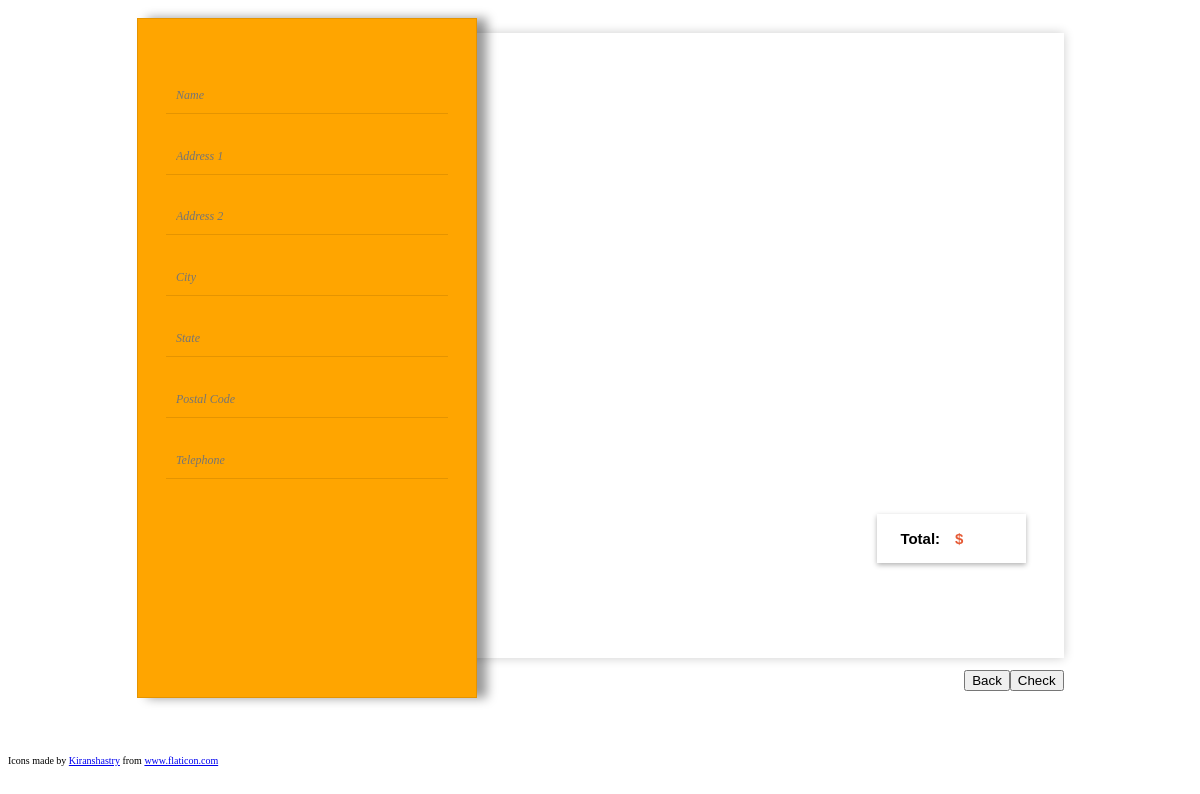
Before: /cart/ with the older database file.
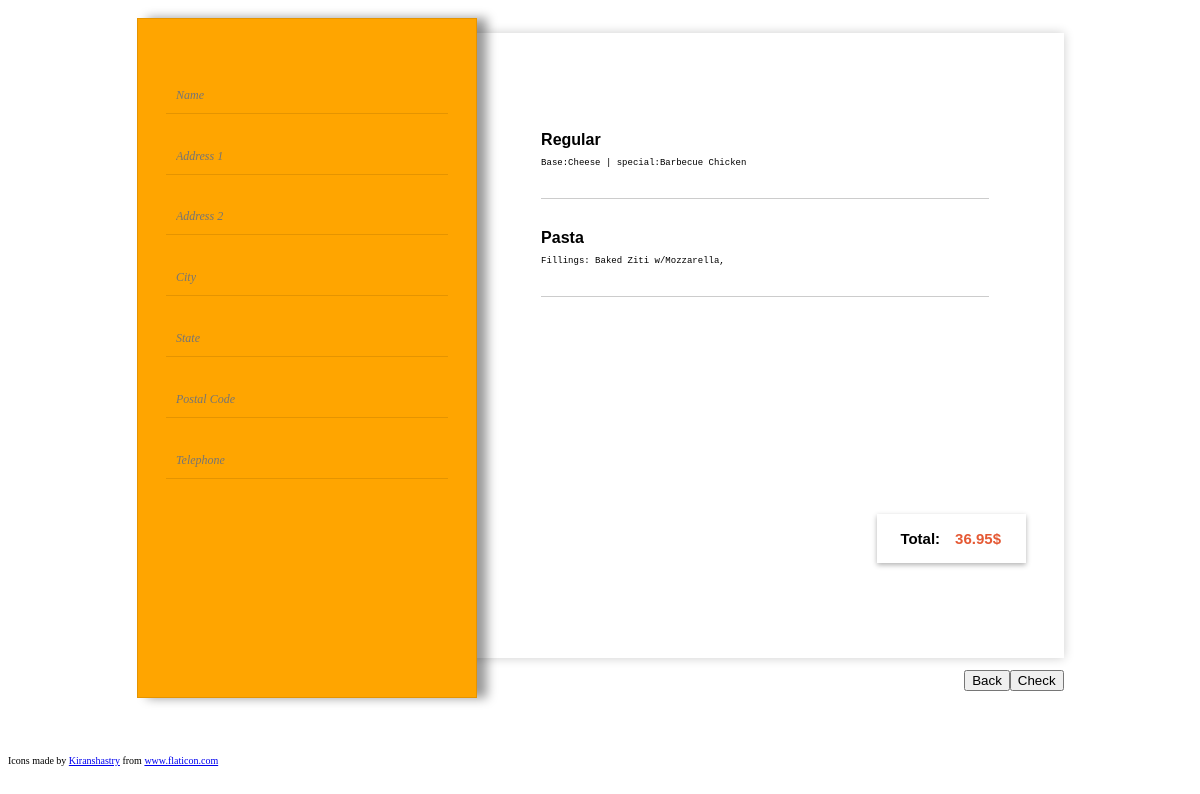
After: the same page with the newer database file.
### orders/models.py (models this page shows)
class Order(models.Model):
    Base = models.ForeignKey(Menu,on_delete=models.CASCADE,null=True,blank=True,related_name= "Base")
    item_1 = models.ForeignKey(Menu,on_delete=models.CASCADE,null=True,blank=True,related_name = "item_1")
    item_2 = models.ForeignKey(Menu,on_delete=models.CASCADE,null=True,blank=True,related_name = "item_2")
    item_3 = models.ForeignKey(Menu,on_delete=models.CASCADE,null=True,blank=True,related_name="item_3")
    Special = models.ForeignKey(Menu,on_delete=models.CASCADE,null=True,blank=True,related_name="special_item")
    Others = models.ManyToManyField(Menu)
    order_total = models.FloatField(default= 0.0)
    def __str__(self):
            if self.Base == None:
                result="Fillings:"
                for i in self.Others.all():
                    result +=" "+i.name+","
                return result
            else:
                string = "Base:{0} | Toppings:{1}, {2}, {3} | special:{4} |".format(self.Base,self.item_1,self.item_2,self.item_3,self.Special)
                print(string)
                clean_string = re.sub(r"[A-Za-z]+:[None | None,{3}]+","",string).strip()[: -1]
                clean_string = re.sub(r",\sNone","",clean_string).strip()
                return clean_string

class Menu(models.Model):
    food_choices = [('Toppings','Tops'), ('Subs','Subs'), ('Pasta','Pasta'), ('Salad','Salad'), ('Dinner','Dine'), ('Base','base')]
    menu_choices = [('Regular','Reg'),('Sicillian','Sic'),('Subs','subs'),('Pasta','pas'),('Salad','sal'),('Dinner','Dine')]
    name =models.CharField(max_length = 120)
    special = models.BooleanField(default = False)
    foodcategory = models.CharField(max_length = 25, choices=food_choices)
    menucategory = models.CharField(max_length = 25, choices=menu_choices)
    Price_small = models.FloatField(null=True, blank=True)
    Price_large = models.FloatField(null=True, blank=True)
    def __str__(self):
        return self.name

class Cart(models.Model):
    user = models.CharField(max_length= 32, unique=True)
    stuff = models.ManyToManyField(Order)
    order_status = models.BooleanField(default = False)
    Total = models.FloatField(default= 0.0)

### orders/views.py (the view)
# urls.py: path('cart/',views.Checkout_cart, name="cart"),
def Checkout_cart(request):
    context = {
    'cart': Cart.objects.all().filter(user=request.user, order_status = False).first()
    }
    return render(request,"orders/cart.html",context)

### orders/templates/orders/cart.html (shortened to what this page needs)
<!DOCTYPE html>
<html lang="en" dir="ltr">
  <head>
    {% load static %}
    <link rel="stylesheet" href="{% static 'orders/styling/cart.css' %}">
  </head>
  <body>
    <div class="grid-container">
      <div class="grid-item-1">
        <div id="address">
              <form method="post">
                <label></label><br>
                <input type="text" class="innertext" placeholder="Name"><br>
                <input type="text" class="innertext" placeholder="Address 1"><br>
                <input type="text" class="innertext" placeholder="Address 2"><br>
                <input type="text" class="innertext" placeholder="City"><br>
                <input type="text" class="innertext" placeholder="State"><br>
                <input type="text" class="innertext" placeholder="Postal Code"><br>
                <input type="text" class="innertext" placeholder="Telephone"><br>
              </form>
        </div>
      </div>
      <div class="grid-item-4"></div>
      <div class="grid-item-2">
            <div id="cartclear">
            </div>
            <div id="contents">
            {% for i in cart.stuff.all%}
              {% if i.Base != None %}
                    <p id="menutype"><b>{{i.Base.menucategory}}</b></p>
                    <small><p id="ingredients">{{i}}</p></small>
                    <hr>
              {% else %}
                    <p id="menutype"><b>{{i.Others.all.first.menucategory}}</b></p>
                    <small><p id="ingredients">{{i}}</p></small>
                    <hr>
              {% endif %}
            {% endfor %}
          </div>
          <div id="carttotal"><p><b>total:<span id="amount">{{cart.Total}}$ </span> </b></p></div>
      </div>
      <div class="grid-item-3">
            <div id="buttons">
              <div id="backbutton">
                    <a href="{% url 'index'%}"><button id ="back-button" class="button1" type="button" name="button"> Back </button></a>
              </div>
              <div class="checkbutton">
                    <button id ="checkout-button" class="button1" type="button" name="button"> Check </button>
              </div>
            </div>
      </div>
    </div>
<footer>
  Icons made by <a href="https://www.flaticon.com/authors/kiranshastry" title="Kiranshastry">Kiranshastry</a> from <a href="https://www.flaticon.com/" title="Flaticon"> www.flaticon.com</a>
</footer>
</body>
</html>

### orders/static/orders/styling/cart.css (style rules this page uses)
.grid-container { display: grid; grid-template-columns:30vh 20vh auto; grid-template-rows: 80vh 5vh; margin-left: 5%; margin-right: 10%; padding: 10px; }
.grid-item-1 { grid-area: 1 / 1 / 3 / 3; background-color: orange; border: 1px solid rgba(0, 0, 0, 0.1); box-sizing: border-box; font-size: 30px; text-align: center; z-index: 3; margin-left: 15%; box-shadow: 10px 0 10px 0 rgb(0,0,0,0.4); transition: all 0.2s; }
input { background: orange; border: 0; border-bottom: 1px solid rgba(0,0,0,0.1); margin-top: 10%; width:80%; }
.innertext { font-family: fantasy; font-style: none; font-size: 12px; padding-left: 10px; padding-bottom: 10px; }
span { border: 15px solid rgba(0,0,0,0); }
.grid-item-4 { grid-area: 1 / 2 / 3 / 3; background-color: rgba(0, 0, 0, 0); font-size: 30px; text-align: center; z-index: 0; }
.grid-item-2 { grid-area: 1 / 2 / 2 / 4; box-shadow: 0 0 10px 0px rgba(0,0,0,0.2); z-index: 2; margin-top: 2%; }
.grid-item-3 { grid-area: 2/ 2 / 3 / 4; font-size: 30px; text-align: center; z-index: 2; margin-bottom: 2%; }
#buttons { display: flex; flex-direction: row; justify-content: flex-end; }
hr { border: none; border-bottom: 1px solid rgba(0,0,0,0.2); margin-left: 30%; margin-right: 10%; }
#contents { margin-top: 5%; height: 60%; overflow-y:scroll; }
#cartclear { margin-left: 90%; height: 5%; transform: scale(0.5); }
#carttotal { border: 1px solid rgba(0,0,0,0); box-shadow: 0px 2px 5px 0 rgba(0,0,0,0.3); padding-left: 3%; margin-top:5%; margin-left: 75%;; margin-right: 5%; font-family: sans-serif; font-size: 15px; text-transform:capitalize; }
#amount { color:#e55934; }
#menutype { margin-top: 4%; margin-left: 30%; margin-bottom: 1%; font-family: Helvetica,sans-serif; }
#ingredients { margin-left: 30%; margin-bottom: 4%; font-family: monospace; font-size: 9px; }
footer { padding-top: 4%; font-size: 10px; }

Changed rows visible on the page:
added Order: Base.menucategory "Regular", Base+item_1+item_2 "Base:Cheese | special:Barbecue Chicken"
added Order: Others.all.first.menucategory "Pasta", Base+id "Fillings: Baked Ziti w/Mozzarella,"
added Cart: Total "36.95"
